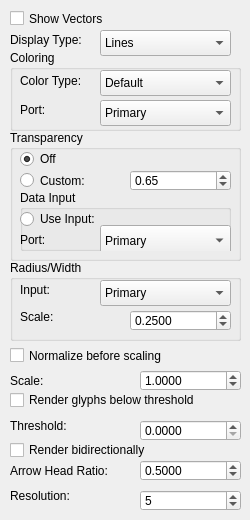
          <widget class="QWidget" name="vectorTab_">
           <attribute name="title">
            <string>Vector</string>
           </attribute>
           <widget class="QDoubleSpinBox" name="scaleVectorsDoubleSpinBox_">
            <property name="enabled">
             <bool>true</bool>
            </property>
            <property name="geometry">
             <rect>
              <x>140</x>
              <y>370</y>
              <width>101</width>
              <height>21</height>
             </rect>
            </property>
            <property name="decimals">
             <number>4</number>
            </property>
            <property name="minimum">
             <double>0.000100000000000</double>
            </property>
            <property name="maximum">
             <double>100.000000000000000</double>
            </property>
            <property name="singleStep">
             <double>0.100000000000000</double>
            </property>
            <property name="value">
             <double>1.000000000000000</double>
            </property>
           </widget>
           <widget class="QCheckBox" name="normalizeVectorsCheckBox_">
            <property name="enabled">
             <bool>true</bool>
            </property>
            <property name="geometry">
             <rect>
              <x>10</x>
              <y>340</y>
              <width>221</width>
              <height>31</height>
             </rect>
            </property>
            <property name="minimumSize">
             <size>
              <width>0</width>
              <height>20</height>
             </size>
            </property>
            <property name="font">
             <font>
              <strikeout>false</strikeout>
             </font>
            </property>
            <property name="text">
             <string>Normalize before scaling</string>
            </property>
           </widget>
           <widget class="QDoubleSpinBox" name="vectorsThresholdDoubleSpinBox_">
            <property name="geometry">
             <rect>
              <x>140</x>
              <y>420</y>
              <width>101</width>
              <height>21</height>
             </rect>
            </property>
            <property name="decimals">
             <number>4</number>
            </property>
            <property name="maximum">
             <double>100.000000000000000</double>
            </property>
            <property name="singleStep">
             <double>0.100000000000000</double>
            </property>
           </widget>
           <widget class="QSpinBox" name="vectorsResolutionSpinBox_">
            <property name="geometry">
             <rect>
              <x>140</x>
              <y>490</y>
              <width>101</width>
              <height>21</height>
             </rect>
            </property>
            <property name="minimum">
             <number>3</number>
            </property>
            <property name="maximum">
             <number>20</number>
            </property>
            <property name="value">
             <number>5</number>
            </property>
           </widget>
           <widget class="QLabel" name="label_21">
            <property name="geometry">
             <rect>
              <x>10</x>
              <y>360</y>
              <width>91</width>
              <height>41</height>
             </rect>
            </property>
            <property name="text">
             <string>Scale:</string>
            </property>
           </widget>
           <widget class="QCheckBox" name="renderVectorsBelowThresholdCheckBox_">
            <property name="enabled">
             <bool>true</bool>
            </property>
            <property name="geometry">
             <rect>
              <x>10</x>
              <y>390</y>
              <width>221</width>
              <height>20</height>
             </rect>
            </property>
            <property name="minimumSize">
             <size>
              <width>0</width>
              <height>20</height>
             </size>
            </property>
            <property name="font">
             <font>
              <strikeout>false</strikeout>
             </font>
            </property>
            <property name="text">
             <string>Render glyphs below threshold</string>
            </property>
           </widget>
           <widget class="QLabel" name="label_22">
            <property name="geometry">
             <rect>
              <x>10</x>
              <y>410</y>
              <width>60</width>
              <height>31</height>
             </rect>
            </property>
            <property name="text">
             <string>Threshold:</string>
            </property>
           </widget>
           <widget class="QLabel" name="label_23">
            <property name="geometry">
             <rect>
              <x>10</x>
              <y>480</y>
              <width>91</width>
              <height>31</height>
             </rect>
            </property>
            <property name="text">
             <string>Resolution:</string>
            </property>
           </widget>
           <widget class="QCheckBox" name="showVectorsCheckBox_">
            <property name="geometry">
             <rect>
              <x>10</x>
              <y>10</y>
              <width>101</width>
              <height>17</height>
             </rect>
            </property>
            <property name="sizePolicy">
             <sizepolicy hsizetype="Minimum" vsizetype="Fixed">
              <horstretch>0</horstretch>
              <verstretch>0</verstretch>
             </sizepolicy>
            </property>
            <property name="minimumSize">
             <size>
              <width>0</width>
              <height>0</height>
             </size>
            </property>
            <property name="text">
             <string>Show Vectors</string>
            </property>
           </widget>
           <widget class="QCheckBox" name="bidirectionalVectorsCheckBox_">
            <property name="enabled">
             <bool>true</bool>
            </property>
            <property name="geometry">
             <rect>
              <x>10</x>
              <y>440</y>
              <width>221</width>
              <height>20</height>
             </rect>
            </property>
            <property name="minimumSize">
             <size>
              <width>0</width>
              <height>20</height>
             </size>
            </property>
            <property name="font">
             <font>
              <strikeout>false</strikeout>
             </font>
            </property>
            <property name="text">
             <string>Render bidirectionally</string>
            </property>
           </widget>
           <widget class="QGroupBox" name="vectorColoringGroupBox_7">
            <property name="enabled">
             <bool>true</bool>
            </property>
            <property name="geometry">
             <rect>
              <x>10</x>
              <y>260</y>
              <width>231</width>
              <height>81</height>
             </rect>
            </property>
            <property name="title">
             <string>Radius/Width</string>
            </property>
            <widget class="QLabel" name="label_27">
             <property name="geometry">
              <rect>
               <x>10</x>
               <y>46</y>
               <width>121</width>
               <height>21</height>
              </rect>
             </property>
             <property name="text">
              <string>Scale:</string>
             </property>
            </widget>
            <widget class="QDoubleSpinBox" name="vectorsRadiusWidthDoubleSpinBox">
             <property name="geometry">
              <rect>
               <x>120</x>
               <y>50</y>
               <width>101</width>
               <height>21</height>
              </rect>
             </property>
             <property name="decimals">
              <number>4</number>
             </property>
             <property name="maximum">
              <double>100.000000000000000</double>
             </property>
             <property name="singleStep">
              <double>0.100000000000000</double>
             </property>
             <property name="value">
              <double>0.250000000000000</double>
             </property>
            </widget>
            <widget class="QLabel" name="label_18">
             <property name="geometry">
              <rect>
               <x>10</x>
               <y>20</y>
               <width>88</width>
               <height>20</height>
              </rect>
             </property>
             <property name="text">
              <string>Input:</string>
             </property>
            </widget>
            <widget class="QComboBox" name="vectorsRadiusWidthPortComboBox">
             <property name="geometry">
              <rect>
               <x>90</x>
               <y>20</y>
               <width>131</width>
               <height>26</height>
              </rect>
             </property>
             <item>
              <property name="text">
               <string>Primary</string>
              </property>
             </item>
             <item>
              <property name="text">
               <string>Secondary</string>
              </property>
             </item>
             <item>
              <property name="text">
               <string>Tertiary</string>
              </property>
             </item>
            </widget>
           </widget>
           <widget class="QLabel" name="label_28">
            <property name="geometry">
             <rect>
              <x>10</x>
              <y>460</y>
              <width>121</width>
              <height>21</height>
             </rect>
            </property>
            <property name="text">
             <string>Arrow Head Ratio:</string>
            </property>
           </widget>
           <widget class="QDoubleSpinBox" name="arrowHeadRatioDoubleSpinBox_">
            <property name="geometry">
             <rect>
              <x>140</x>
              <y>460</y>
              <width>101</width>
              <height>21</height>
             </rect>
            </property>
            <property name="decimals">
             <number>4</number>
            </property>
            <property name="maximum">
             <double>1.000000000000000</double>
            </property>
            <property name="singleStep">
             <double>0.100000000000000</double>
            </property>
            <property name="value">
             <double>0.500000000000000</double>
            </property>
           </widget>
           <widget class="QGroupBox" name="vectorColoringGroupBox_9">
            <property name="enabled">
             <bool>true</bool>
            </property>
            <property name="geometry">
             <rect>
              <x>10</x>
              <y>50</y>
              <width>231</width>
              <height>81</height>
             </rect>
            </property>
            <property name="title">
             <string>Coloring</string>
            </property>
            <widget class="QLabel" name="label_36">
             <property name="geometry">
              <rect>
               <x>10</x>
               <y>21</y>
               <width>67</width>
               <height>20</height>
              </rect>
             </property>
             <property name="text">
              <string>Color Type:</string>
             </property>
            </widget>
            <widget class="QComboBox" name="vectorsColoringInputComboBox_11">
             <property name="geometry">
              <rect>
               <x>90</x>
               <y>20</y>
               <width>131</width>
               <height>26</height>
              </rect>
             </property>
             <item>
              <property name="text">
               <string>Default</string>
              </property>
             </item>
             <item>
              <property name="text">
               <string>Colormap Lookup</string>
              </property>
             </item>
             <item>
              <property name="text">
               <string>Conversion to RGB</string>
              </property>
             </item>
            </widget>
            <widget class="QLabel" name="label_37">
             <property name="geometry">
              <rect>
               <x>10</x>
               <y>50</y>
               <width>88</width>
               <height>20</height>
              </rect>
             </property>
             <property name="text">
              <string>Port:</string>
             </property>
            </widget>
            <widget class="QComboBox" name="vectorsColoringInputComboBox_12">
             <property name="geometry">
              <rect>
               <x>90</x>
               <y>50</y>
               <width>131</width>
               <height>26</height>
              </rect>
             </property>
             <item>
              <property name="text">
               <string>Primary</string>
              </property>
             </item>
             <item>
              <property name="text">
               <string>Secondary</string>
              </property>
             </item>
             <item>
              <property name="text">
               <string>Tertiary</string>
              </property>
             </item>
            </widget>
           </widget>
           <widget class="QGroupBox" name="scalarColoringGroupBox_3">
            <property name="enabled">
             <bool>true</bool>
            </property>
            <property name="geometry">
             <rect>
              <x>10</x>
              <y>130</y>
              <width>231</width>
              <height>131</height>
             </rect>
            </property>
            <property name="title">
             <string>Transparency</string>
            </property>
            <widget class="QGroupBox" name="scalarsTransparencyDataInputGroupBox_3">
             <property name="geometry">
              <rect>
               <x>10</x>
               <y>60</y>
               <width>211</width>
               <height>61</height>
              </rect>
             </property>
             <property name="title">
              <string>Data Input</string>
             </property>
             <widget class="QRadioButton" name="scalarsDataPortTransparencyRButton_1">
              <property name="geometry">
               <rect>
                <x>0</x>
                <y>20</y>
                <width>201</width>
                <height>18</height>
               </rect>
              </property>
              <property name="text">
               <string>Use Input:</string>
              </property>
              <property name="checked">
               <bool>false</bool>
              </property>
             </widget>
             <widget class="QLabel" name="label_14">
              <property name="geometry">
               <rect>
                <x>0</x>
                <y>40</y>
                <width>88</width>
                <height>20</height>
               </rect>
              </property>
              <property name="text">
               <string>Port:</string>
              </property>
             </widget>
             <widget class="QComboBox" name="scalarsTransparencyInputComboBox_2">
              <property name="geometry">
               <rect>
                <x>80</x>
                <y>35</y>
                <width>131</width>
                <height>31</height>
               </rect>
              </property>
              <item>
               <property name="text">
                <string>Primary</string>
               </property>
              </item>
              <item>
               <property name="text">
                <string>Secondary</string>
               </property>
              </item>
              <item>
               <property name="text">
                <string>Tertiary</string>
               </property>
              </item>
             </widget>
            </widget>
            <widget class="QRadioButton" name="scalarsTransparencyOffRButton_1">
             <property name="geometry">
              <rect>
               <x>10</x>
               <y>20</y>
               <width>210</width>
               <height>18</height>
              </rect>
             </property>
             <property name="text">
              <string>Off</string>
             </property>
             <property name="checked">
              <bool>true</bool>
             </property>
            </widget>
            <widget class="QRadioButton" name="scalarsCustomTransparencyRButton_1">
             <property name="enabled">
              <bool>true</bool>
             </property>
             <property name="geometry">
              <rect>
               <x>10</x>
               <y>40</y>
               <width>100</width>
               <height>21</height>
              </rect>
             </property>
             <property name="font">
              <font>
               <strikeout>false</strikeout>
              </font>
             </property>
             <property name="text">
              <string>Custom:</string>
             </property>
            </widget>
            <widget class="QDoubleSpinBox" name="scalarsTransparencyDoubleSpinBox_1">
             <property name="geometry">
              <rect>
               <x>120</x>
               <y>40</y>
               <width>101</width>
               <height>21</height>
              </rect>
             </property>
             <property name="minimumSize">
              <size>
               <width>80</width>
               <height>0</height>
              </size>
             </property>
             <property name="maximum">
              <double>1.000000000000000</double>
             </property>
             <property name="singleStep">
              <double>0.010000000000000</double>
             </property>
             <property name="value">
              <double>0.650000000000000</double>
             </property>
            </widget>
           </widget>
           <widget class="QLabel" name="label_38">
            <property name="geometry">
             <rect>
              <x>10</x>
              <y>30</y>
              <width>100</width>
              <height>20</height>
             </rect>
            </property>
            <property name="text">
             <string>Display Type:</string>
            </property>
           </widget>
           <widget class="QComboBox" name="vectorsColoringInputComboBox_2">
            <property name="geometry">
             <rect>
              <x>100</x>
              <y>30</y>
              <width>131</width>
              <height>26</height>
             </rect>
            </property>
            <item>
             <property name="text">
              <string>Lines</string>
             </property>
            </item>
            <item>
             <property name="text">
              <string>Arrows</string>
             </property>
            </item>
            <item>
             <property name="text">
              <string>Cones</string>
             </property>
            </item>
            <item>
             <property name="text">
              <string>Comets</string>
             </property>
            </item>
            <item>
             <property name="text">
              <string>Needles</string>
             </property>
            </item>
           </widget>
           <zorder>scaleVectorsDoubleSpinBox_</zorder>
           <zorder>normalizeVectorsCheckBox_</zorder>
           <zorder>vectorsThresholdDoubleSpinBox_</zorder>
           <zorder>vectorsResolutionSpinBox_</zorder>
           <zorder>label_21</zorder>
           <zorder>renderVectorsBelowThresholdCheckBox_</zorder>
           <zorder>label_22</zorder>
           <zorder>label_23</zorder>
           <zorder>showVectorsCheckBox_</zorder>
           <zorder>bidirectionalVectorsCheckBox_</zorder>
           <zorder>vectorColoringGroupBox_7</zorder>
           <zorder>label_28</zorder>
           <zorder>arrowHeadRatioDoubleSpinBox_</zorder>
           <zorder></zorder>
           <zorder>horizontalLayoutWidget_6</zorder>
           <zorder>vectorColoringGroupBox_9</zorder>
           <zorder>scalarColoringGroupBox_3</zorder>
           <zorder>label_38</zorder>
           <zorder>vectorsColoringInputComboBox_2</zorder>
          </widget>
